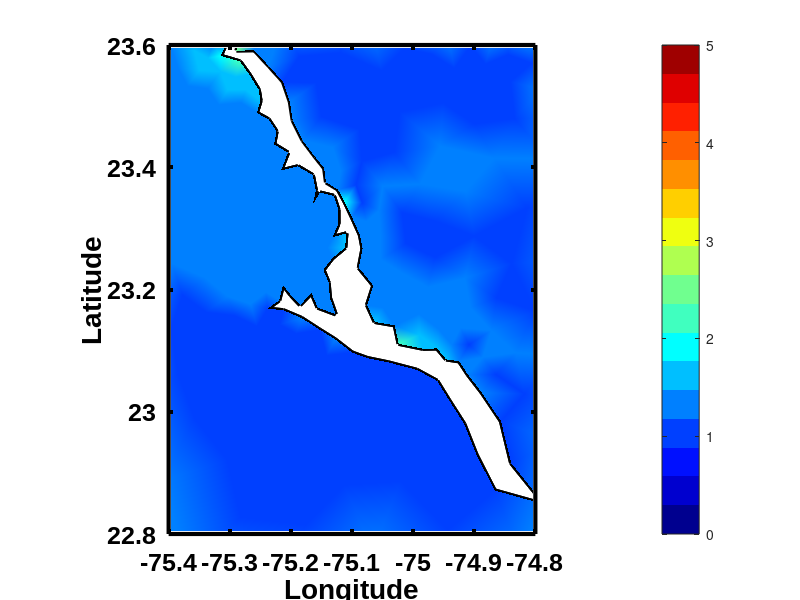

MATLAB code to generate this figure:
clear 
close all
clc


%loading data

load('s_50.mat');
load('el.mat');
load('bnd.mat');
load('bnd2.mat');
load('bnd3.mat');


load('EToV.mat');
load('VX.mat');




zz_max(1:54916)=1.22;


for i=1:244

    aa=el(i);

    zz_max(aa)=s_50(i);

end

    


jetMap = [0,0,0.562500000000000;0,0,0.625000000000000;0,0,0.687500000000000;0,0,0.750000000000000;0,0,0.812500000000000;0,0,0.875000000000000;0,0,0.937500000000000;0,0,1;0,0.0625000000000000,1;0,0.125000000000000,1;0,0.187500000000000,1;0,0.250000000000000,1;0,0.312500000000000,1;0,0.375000000000000,1;0,0.437500000000000,1;0,0.500000000000000,1;0,0.562500000000000,1;0,0.625000000000000,1;0,0.687500000000000,1;0,0.750000000000000,1;0,0.812500000000000,1;0,0.875000000000000,1;0,0.937500000000000,1;0,1,1;0.0625000000000000,1,0.937500000000000;0.125000000000000,1,0.875000000000000;0.187500000000000,1,0.812500000000000;0.250000000000000,1,0.750000000000000;0.312500000000000,1,0.687500000000000;0.375000000000000,1,0.625000000000000;0.437500000000000,1,0.562500000000000;0.500000000000000,1,0.500000000000000;0.562500000000000,1,0.437500000000000;0.625000000000000,1,0.375000000000000;0.687500000000000,1,0.312500000000000;0.750000000000000,1,0.250000000000000;0.812500000000000,1,0.187500000000000;0.875000000000000,1,0.125000000000000;0.937500000000000,1,0.0625000000000000;1,1,0;1,0.937500000000000,0;1,0.875000000000000,0;1,0.812500000000000,0;1,0.750000000000000,0;1,0.687500000000000,0;1,0.625000000000000,0;1,0.562500000000000,0;1,0.500000000000000,0;1,0.437500000000000,0;1,0.375000000000000,0;1,0.312500000000000,0;1,0.250000000000000,0;1,0.187500000000000,0;1,0.125000000000000,0;1,0.0625000000000000,0;1,0,0;0.937500000000000,0,0;0.875000000000000,0,0;0.812500000000000,0,0;0.750000000000000,0,0;0.687500000000000,0,0;0.625000000000000,0,0;0.562500000000000,0,0;0.500000000000000,0,0];
jetCut = jetMap(1:3.8:end,:);


  figurePosition = [1 41 1920 964];
  
 
 figure1H = figure(1);
    % Call the axes with the handle: axes1H (so we do not use gca)
axes1H_f1 = axes;
% axes1H_f2 = axes;
    % Calling the hold on, techincally not needed because 
    % we can plot a patch and the line without it removing 
    % or replacing the line (kind of strange)
hold on



pl_fig1=trisurf( EToV, VX(:,1), VX(:,2), zz_max,'EdgeColor', 'None' )
set(gca, 'colormap', jetCut);
colorbar
view(0,90)
axis('equal')

caxis([0 5])
shading interp
colorbar


set(axes1H_f1,'colormap',jetCut);
set(pl_fig1,'edgecolor','none');

set(axes1H_f1,'ylim',[22.8 23.6]);
set(axes1H_f1,'xlim',[-75.4 -74.8]);


% making a line
hold on 

for i=1:86

    a=bnd(i);

    x(i)=VX(a,1);
    y(i)=VX(a,2);

end

%yy=smooth(y,0.02);

pl_fig2=plot(x,y)
set(pl_fig2,'LineStyle','-','color','k','LineWidth',3)



% making a line
hold on 

for i=1:13

    a=bnd2(i);

    x(i)=VX(a,1);
    y(i)=VX(a,2);

end

%yy=smooth(y,0.02);

pl_fig3=plot(x,y)
set(pl_fig3,'LineStyle','-','color','k','LineWidth',3)

% making a line
hold on 

for i=1:55

    a=bnd3(i);

    x(i)=VX(a,1);
    y(i)=VX(a,2);

end

%yy=smooth(y,0.02);

pl_fig4=plot(x,y)
set(pl_fig4,'LineStyle','-','color','k','LineWidth',3)


yLabelH_f1 = ylabel(axes1H_f1,'Latitude');
xLabelH_f1 = xlabel(axes1H_f1,'Longitude');


% yLabelH_f2 = ylabel(axes1H_f2,'Latitude');
% xLabelH_f2 = xlabel(axes1H_f2,'Longitude');
% 
% 
set(axes1H_f1, 'color', 'k', ...
               'LineWidth', 3, ...
               'FontName', 'Arial',...
               'FontWeight', 'Bold',...
               'FontSize', 18, ...
               'Layer', 'top')      % This command will make sure the tick
           
           
  %title          
 titleH_f1 = title(axes1H_f1,' ');

           
set(titleH_f1, 'color', 'k') % The title is separate from the axes
                          % need to set the color separately   


 set(gcf, 'Position', figurePosition)   

    % Setting a box around the axes
box

%axis('equal')

    % Setting the background color of the figure to be none,
    % or transparent, if we do not have a figure handle we can 
    % use gcf instead as shown:
set(figure1H, 'color', 'w'); % set(gcf, 'color', 'none');

set(axes1H_f1, 'color', 'w'); % set(gca, 'color', 'none');

    % Again another axes adjustment
    
set(axes1H_f1, 'XColor', 'k', ...
            'YColor', 'k');     


%%%%%%%%%%%%%%%%%%%%%%%%%%%%%%%%%%%%%%%%
